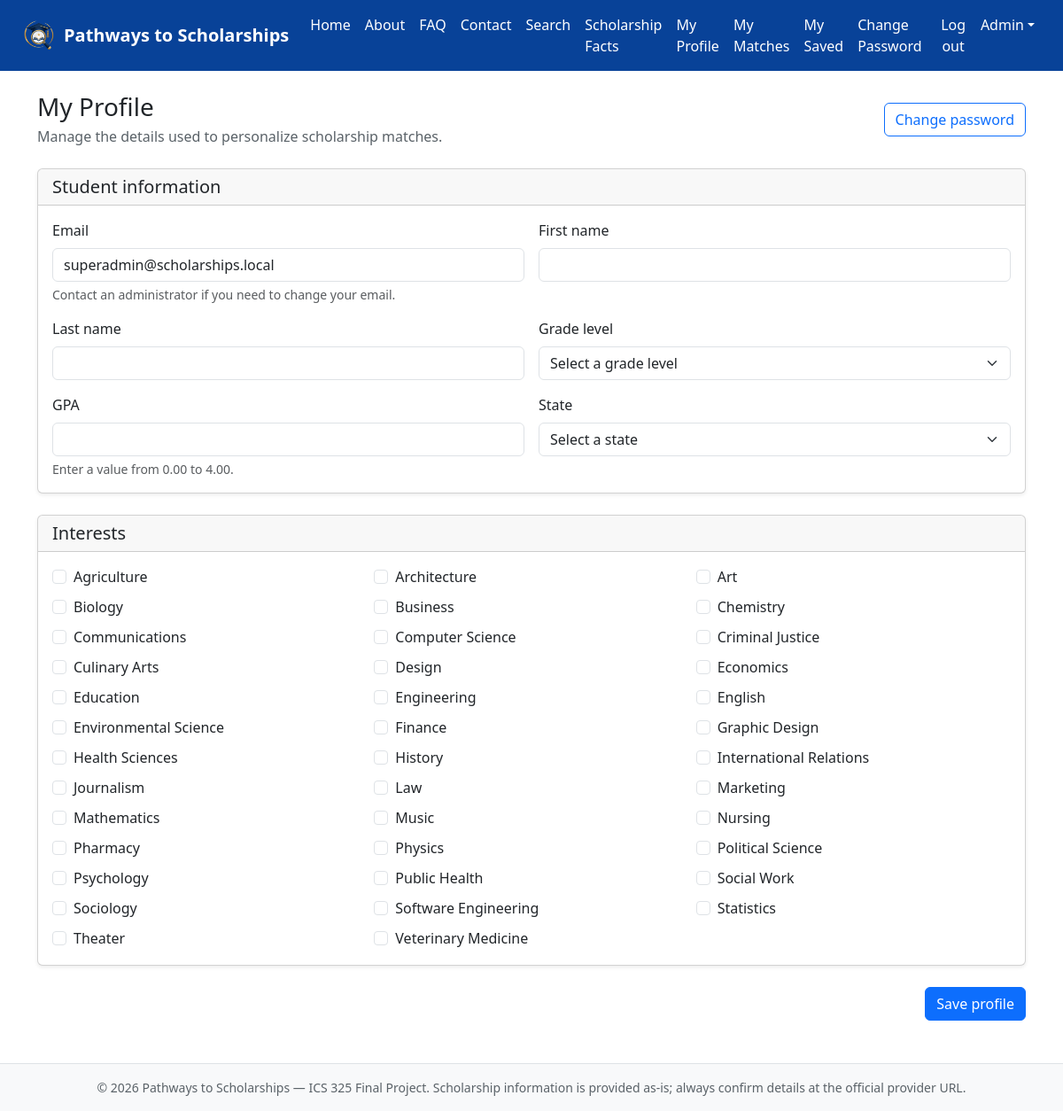
The app's page /profile.php (signed in) with its own data.
### tables this page shows
CREATE TABLE IF NOT EXISTS users (
    user_id INT AUTO_INCREMENT PRIMARY KEY,
    role_id INT NOT NULL,
    email VARCHAR(255) NOT NULL UNIQUE,
    password_hash VARCHAR(255) NOT NULL,
    is_active TINYINT(1) NOT NULL DEFAULT 1,   
    created_at TIMESTAMP DEFAULT CURRENT_TIMESTAMP,

    CONSTRAINT fk_users_role
        FOREIGN KEY (role_id)
        REFERENCES roles(role_id)
);

CREATE TABLE IF NOT EXISTS fields_of_study (
    field_id INT AUTO_INCREMENT PRIMARY KEY,
    field_name VARCHAR(150) NOT NULL UNIQUE
);

### public/profile.php (called while the page is built)
<?php
require __DIR__ . '/scholarships_public_profile_Version2.php';

### includes/security.php (called while the page is built, shortened)
<?php
function e(?string $value): string
{
    return htmlspecialchars($value ?? '', ENT_QUOTES | ENT_SUBSTITUTE, 'UTF-8');
}
function normalized_role(string $role): string
{
    $role = strtolower(str_replace(['_', ' '], '-', trim($role)));
    return match ($role) {
        'administrator' => 'admin',
        'superadmin' => 'super-admin',
        default => $role,
    };
}
function current_role(): string
{
    return is_logged_in() && is_string($_SESSION['role_name'] ?? null)
        ? $_SESSION['role_name']
        : 'Visitor';
}
function is_logged_in(): bool
{
    $userId = filter_var($_SESSION['user_id'] ?? null, FILTER_VALIDATE_INT);
    return $userId !== false && $userId > 0
        && is_string($_SESSION['role_name'] ?? null)
        && $_SESSION['role_name'] !== '';
}

### public/scholarships_public_profile_Version2.php (the view, shortened to what this page needs)
<?php
require_once __DIR__ . '/../includes/security.php';
$userId = current_user_id();
$pdo = db();
$isParent = normalized_role(current_role()) === 'parent';
$fields = $pdo->query(
    'SELECT field_id, field_name FROM fields_of_study ORDER BY field_name'
)->fetchAll();
$userStmt = $pdo->prepare('SELECT email FROM users WHERE user_id = ?');
$userStmt->execute([$userId]);
$user = $userStmt->fetch();
$requestedStudentUserId = filter_var($_GET['student_user_id'] ?? null, FILTER_VALIDATE_INT);
$selectedStudentUserId = $requestedStudentUserId !== false && $requestedStudentUserId !== null
    ? (int)$requestedStudentUserId
    : null;
$profile = null;
if ($profile === null) {
    $profile = [
        'user_id' => $userId,
        'student_user_id' => null,
        'email' => '',
        'relationship_type' => '',
        'profile_id' => null,
        'first_name' => '',
        'last_name' => '',
        'grade_level' => '',
        'gpa' => '',
        'state_id' => null,
    ];
}
$selectedFields = [];
require_once __DIR__ . '/../includes/header.php';
?>
<div class="d-flex flex-wrap justify-content-between align-items-center gap-2 mb-4">
  <div>
    <h1 class="h3 mb-1"><?= $isParent ? 'Manage Student Profiles' : 'My Profile' ?></h1>
    <p class="text-muted mb-0">
      <?= $isParent
          ? 'Create student accounts or link existing accounts, then manage their scholarship profiles.'
          : 'Manage the details used to personalize scholarship matches.' ?>
    </p>
  </div>
  <?php if (!$isParent): ?>
    <a class="btn btn-outline-primary" href="<?= e(APP_URL) ?>/public/change_password.php">
      Change password
    </a>
  <?php endif; ?>
</div>
<?php if (!$isParent || $selectedStudentUserId !== null): ?>
<form method="post" action="<?= e(APP_URL) ?>/public/profile.php<?= $isParent ? '?student_user_id=' . $selectedStudentUserId : '' ?>">
  <div class="card shadow-sm mb-4">
    <div class="card-header"><h2 class="h5 mb-0">Student information</h2></div>
    <div class="card-body">
      <div class="row g-3">
        <div class="col-md-6">
          <label for="email" class="form-label">Email</label>
          <input type="email" class="form-control" id="email"
                 value="<?= e($isParent ? (string)$profile['email'] : (string)$user['email']) ?>" readonly>
          <div class="form-text">
            <?= $isParent
                ? 'Student account email is managed by the student.'
                : 'Contact an administrator if you need to change your email.' ?>
          </div>
        </div>
        <div class="col-md-6">
          <label for="first_name" class="form-label">First name</label>
          <input type="text" class="form-control" id="first_name" name="first_name" maxlength="100"
                 value="<?= e((string)$profile['first_name']) ?>">
        </div>
        <div class="col-md-6">
          <label for="last_name" class="form-label">Last name</label>
          <input type="text" class="form-control" id="last_name" name="last_name" maxlength="100"
                 value="<?= e((string)$profile['last_name']) ?>">
        </div>
        <div class="col-md-6">
          <label for="grade_level" class="form-label">Grade level</label>
          <select class="form-select" id="grade_level" name="grade_level">
            <option value="">Select a grade level</option>
          </select>
        </div>
        <div class="col-md-6">
          <label for="gpa" class="form-label">GPA</label>
          <input type="number" class="form-control" id="gpa" name="gpa" min="0" max="4" step="0.01"
                 value="<?= e((string)$profile['gpa']) ?>">
          <div class="form-text">Enter a value from 0.00 to 4.00.</div>
        </div>
        <div class="col-md-6">
          <label for="state_id" class="form-label">State</label>
          <select class="form-select" id="state_id" name="state_id">
            <option value="">Select a state</option>
          </select>
        </div>
      </div>
    </div>
  </div>
  <div class="card shadow-sm mb-4">
    <div class="card-header"><h2 class="h5 mb-0">Interests</h2></div>
    <div class="card-body">
      <?php if ($fields): ?>
        <div class="row g-2">
          <?php foreach ($fields as $field): ?>
            <div class="col-sm-6 col-lg-4">
              <div class="form-check">
                <input class="form-check-input" type="checkbox" name="field_ids[]"
                       id="field_<?= (int)$field['field_id'] ?>" value="<?= (int)$field['field_id'] ?>"
                       <?= in_array((int)$field['field_id'], $selectedFields, true) ? 'checked' : '' ?>>
                <label class="form-check-label" for="field_<?= (int)$field['field_id'] ?>">
                  <?= e((string)$field['field_name']) ?>
                </label>
              </div>
            </div>
          <?php endforeach; ?>
        </div>
      <?php else: ?>
        <p class="text-muted mb-0">No fields of study are available yet.</p>
      <?php endif; ?>
    </div>
  </div>
  <div class="d-flex flex-wrap justify-content-end gap-2 mb-4">
    <button type="submit" class="btn btn-primary">Save profile</button>
  </div>
</form>
<?php endif; ?>
<?php require_once __DIR__ . '/../includes/footer.php'; ?>

### includes/header.php (shortened to what this page needs)
<?php
require_once __DIR__ . '/security.php';
?>
<!doctype html>
<html lang="en">
<head>
    <link
      href="https://cdn.jsdelivr.net/npm/bootstrap@5.3.3/dist/css/bootstrap.min.css"
      rel="stylesheet"
>
    <link rel="stylesheet" href="<?= e(APP_URL) ?>/assets/css/style.css">
</head>
<body>
<?php include __DIR__ . '/navigation.php'; ?>
<main class="container py-4" id="main-content" tabindex="-1">

### includes/navigation.php (shortened to what this page needs)
<?php
require_once __DIR__ . '/security.php';
$isLoggedIn = is_logged_in();
$normalizedRole = normalized_role(current_role());
$showAdmin = $isLoggedIn && in_array($normalizedRole, ['admin', 'super-admin'], true);
?>
<nav class="navbar navbar-expand-lg navbar-dark bg-primary" aria-label="Primary">
  <div class="container-fluid px-4">
    <a class="navbar-brand fw-bold d-flex align-items-center gap-2" href="<?= e(APP_URL) ?>/public/index.php">
      <img src="<?= e(APP_URL) ?>/Images/ScholarshipLogo.png"
           alt="" width="40" height="40">
      <?= e(APP_NAME) ?>
    </a>
    <div class="collapse navbar-collapse" id="mainNav">
      <ul class="navbar-nav ms-auto mb-2 mb-lg-0">
        <li class="nav-item"><a class="nav-link" href="<?= e(APP_URL) ?>/public/index.php">Home</a></li>
        <li class="nav-item"><a class="nav-link" href="<?= e(APP_URL) ?>/public/about.php">About</a></li>
        <li class="nav-item"><a class="nav-link" href="<?= e(APP_URL) ?>/public/faq.php">FAQ</a></li>
        <li class="nav-item"><a class="nav-link" href="<?= e(APP_URL) ?>/public/contact.php">Contact</a></li>
        <li class="nav-item"><a class="nav-link" href="<?= e(APP_URL) ?>/public/search.php">Search</a></li>
        <li class="nav-item"><a class="nav-link" href="<?= e(APP_URL) ?>/public/scholarship-facts_Version2.php">Scholarship Facts</a></li>
        <?php if ($isLoggedIn): ?>
          <li class="nav-item">
            <a class="nav-link" href="<?= e(APP_URL) ?>/public/profile.php"><?= $normalizedRole === 'parent' ? 'Manage Students' : 'My Profile' ?></a>
          </li>
          <li class="nav-item">
            <a class="nav-link" href="<?= e(APP_URL) ?>/public/my_matches.php">My Matches</a>
          </li>
          <li class="nav-item">
            <a class="nav-link" href="<?= e(APP_URL) ?>/public/saved_scholarships.php">My Saved</a>
          </li>
          <li class="nav-item">
            <a class="nav-link" href="<?= e(APP_URL) ?>/public/change_password.php">Change Password</a>
          </li>
          <li class="nav-item">
            <form method="post" action="<?= e(APP_URL) ?>/public/logout.php" class="d-flex">
              <button class="nav-link btn btn-link border-0" type="submit">Log out</button>
            </form>
          </li>
        <?php else: ?>
          <li class="nav-item"><a class="nav-link" href="<?= e(APP_URL) ?>/public/login.php">Login</a></li>
        <?php endif; ?>
        <?php if ($showAdmin): ?>
          <li class="nav-item dropdown">
            <a class="nav-link dropdown-toggle" href="#" role="button"
               data-bs-toggle="dropdown" aria-expanded="false">Admin</a>
          </li>
        <?php endif; ?>
      </ul>
    </div>
  </div>
</nav>

### includes/footer.php (shortened to what this page needs)
<?php require_once __DIR__ . '/security.php'; ?>
</main>
<footer class="bg-light border-top mt-auto py-3">
  <div class="container text-center text-muted small">
    &copy; <?= date('Y') ?> <?= e(APP_NAME) ?> — ICS 325 Final Project.
    Scholarship information is provided as-is; always confirm details at the official provider URL.
  </div>
</footer>
</body>
</html>

### assets/css/style.css (style rules this page uses)
.navbar.navbar-dark.bg-primary { background-color: #084298 !important; }
.navbar.navbar-dark .navbar-brand, .navbar.navbar-dark .navbar-nav .nav-link { color: #fff; }
.text-muted { color: #5a6268 !important; }

### records on screen
users: email "superadmin@scholarships.local"
fields_of_study: field_name "Agriculture"
fields_of_study: field_name "Architecture"
fields_of_study: field_name "Art"
fields_of_study: field_name "Biology"
fields_of_study: field_name "Business"
fields_of_study: field_name "Chemistry"
fields_of_study: field_name "Communications"
fields_of_study: field_name "Computer Science"
fields_of_study: field_name "Criminal Justice"
fields_of_study: field_name "Culinary Arts"
fields_of_study: field_name "Design"
fields_of_study: field_name "Economics"
fields_of_study: field_name "Education"
fields_of_study: field_name "Engineering"
fields_of_study: field_name "English"
fields_of_study: field_name "Environmental Science"
fields_of_study: field_name "Finance"
fields_of_study: field_name "Graphic Design"
fields_of_study: field_name "Health Sciences"
fields_of_study: field_name "History"
fields_of_study: field_name "International Relations"
fields_of_study: field_name "Journalism"
fields_of_study: field_name "Law"
fields_of_study: field_name "Marketing"
fields_of_study: field_name "Mathematics"
fields_of_study: field_name "Music"
fields_of_study: field_name "Nursing"
fields_of_study: field_name "Pharmacy"
fields_of_study: field_name "Physics"
fields_of_study: field_name "Political Science"
fields_of_study: field_name "Psychology"
fields_of_study: field_name "Public Health"
fields_of_study: field_name "Social Work"
fields_of_study: field_name "Sociology"
fields_of_study: field_name "Software Engineering"
fields_of_study: field_name "Statistics"
fields_of_study: field_name "Theater"
fields_of_study: field_name "Veterinary Medicine"

### other values on screen
APP_NAME "Pathways to Scholarships"
